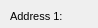
      <widget class="QWidget" name="page_16">
       <property name="geometry">
        <rect>
         <x>0</x>
         <y>0</y>
         <width>98</width>
         <height>28</height>
        </rect>
       </property>
       <attribute name="label">
        <string>Additional information</string>
       </attribute>
       <widget class="QTextEdit" name="conduit_comment">
        <property name="geometry">
         <rect>
          <x>110</x>
          <y>180</y>
          <width>431</width>
          <height>25</height>
         </rect>
        </property>
        <property name="frameShadow">
         <enum>QFrame::Sunken</enum>
        </property>
        <property name="lineWidth">
         <number>1</number>
        </property>
       </widget>
       <widget class="QTextEdit" name="conduit_descript">
        <property name="geometry">
         <rect>
          <x>110</x>
          <y>215</y>
          <width>431</width>
          <height>25</height>
         </rect>
        </property>
       </widget>
       <widget class="QLabel" name="label_conduit_descript">
        <property name="geometry">
         <rect>
          <x>10</x>
          <y>215</y>
          <width>91</width>
          <height>22</height>
         </rect>
        </property>
        <property name="font">
         <font>
          <pointsize>8</pointsize>
         </font>
        </property>
        <property name="frameShape">
         <enum>QFrame::NoFrame</enum>
        </property>
        <property name="frameShadow">
         <enum>QFrame::Plain</enum>
        </property>
        <property name="text">
         <string>Description:</string>
        </property>
        <property name="textFormat">
         <enum>Qt::AutoText</enum>
        </property>
        <property name="scaledContents">
         <bool>false</bool>
        </property>
        <property name="alignment">
         <set>Qt::AlignLeading|Qt::AlignLeft|Qt::AlignVCenter</set>
        </property>
        <property name="margin">
         <number>3</number>
        </property>
       </widget>
       <widget class="QLabel" name="label_conduit_observ">
        <property name="geometry">
         <rect>
          <x>10</x>
          <y>145</y>
          <width>90</width>
          <height>22</height>
         </rect>
        </property>
        <property name="font">
         <font>
          <pointsize>8</pointsize>
         </font>
        </property>
        <property name="frameShape">
         <enum>QFrame::NoFrame</enum>
        </property>
        <property name="frameShadow">
         <enum>QFrame::Plain</enum>
        </property>
        <property name="text">
         <string>Observation:</string>
        </property>
        <property name="textFormat">
         <enum>Qt::AutoText</enum>
        </property>
        <property name="scaledContents">
         <bool>false</bool>
        </property>
        <property name="alignment">
         <set>Qt::AlignLeading|Qt::AlignLeft|Qt::AlignVCenter</set>
        </property>
        <property name="margin">
         <number>3</number>
        </property>
       </widget>
       <widget class="QLabel" name="label_conduit_comment">
        <property name="geometry">
         <rect>
          <x>10</x>
          <y>180</y>
          <width>90</width>
          <height>22</height>
         </rect>
        </property>
        <property name="font">
         <font>
          <pointsize>8</pointsize>
         </font>
        </property>
        <property name="frameShape">
         <enum>QFrame::NoFrame</enum>
        </property>
        <property name="frameShadow">
         <enum>QFrame::Plain</enum>
        </property>
        <property name="text">
         <string>Comment:</string>
        </property>
        <property name="textFormat">
         <enum>Qt::AutoText</enum>
        </property>
        <property name="scaledContents">
         <bool>false</bool>
        </property>
        <property name="alignment">
         <set>Qt::AlignLeading|Qt::AlignLeft|Qt::AlignVCenter</set>
        </property>
        <property name="margin">
         <number>3</number>
        </property>
       </widget>
       <widget class="QTextEdit" name="conduit_annotation">
        <property name="geometry">
         <rect>
          <x>110</x>
          <y>110</y>
          <width>431</width>
          <height>25</height>
         </rect>
        </property>
        <property name="frameShape">
         <enum>QFrame::StyledPanel</enum>
        </property>
        <property name="frameShadow">
         <enum>QFrame::Raised</enum>
        </property>
       </widget>
       <widget class="QLabel" name="label_conduit_address_02">
        <property name="geometry">
         <rect>
          <x>10</x>
          <y>40</y>
          <width>90</width>
          <height>22</height>
         </rect>
        </property>
        <property name="font">
         <font>
          <pointsize>8</pointsize>
         </font>
        </property>
        <property name="frameShape">
         <enum>QFrame::NoFrame</enum>
        </property>
        <property name="frameShadow">
         <enum>QFrame::Plain</enum>
        </property>
        <property name="text">
         <string>Address 2:</string>
        </property>
        <property name="textFormat">
         <enum>Qt::AutoText</enum>
        </property>
        <property name="scaledContents">
         <bool>false</bool>
        </property>
        <property name="alignment">
         <set>Qt::AlignLeading|Qt::AlignLeft|Qt::AlignVCenter</set>
        </property>
        <property name="margin">
         <number>3</number>
        </property>
       </widget>
       <widget class="QLabel" name="label_conduit_address_01">
        <property name="geometry">
         <rect>
          <x>10</x>
          <y>5</y>
          <width>90</width>
          <height>22</height>
         </rect>
        </property>
        <property name="font">
         <font>
          <pointsize>8</pointsize>
         </font>
        </property>
        <property name="frameShape">
         <enum>QFrame::NoFrame</enum>
        </property>
        <property name="frameShadow">
         <enum>QFrame::Plain</enum>
        </property>
        <property name="text">
         <string>Address 1:</string>
        </property>
        <property name="textFormat">
         <enum>Qt::AutoText</enum>
        </property>
        <property name="scaledContents">
         <bool>false</bool>
        </property>
        <property name="alignment">
         <set>Qt::AlignLeading|Qt::AlignLeft|Qt::AlignVCenter</set>
        </property>
        <property name="margin">
         <number>3</number>
        </property>
       </widget>
       <widget class="QLineEdit" name="conduit_address_01">
        <property name="geometry">
         <rect>
          <x>110</x>
          <y>5</y>
          <width>431</width>
          <height>25</height>
         </rect>
        </property>
        <property name="echoMode">
         <enum>QLineEdit::Normal</enum>
        </property>
       </widget>
       <widget class="QLabel" name="label_conduit_annotation">
        <property name="geometry">
         <rect>
          <x>10</x>
          <y>110</y>
          <width>90</width>
          <height>22</height>
         </rect>
        </property>
        <property name="font">
         <font>
          <pointsize>8</pointsize>
         </font>
        </property>
        <property name="frameShape">
         <enum>QFrame::NoFrame</enum>
        </property>
        <property name="frameShadow">
         <enum>QFrame::Plain</enum>
        </property>
        <property name="text">
         <string>Annotation:</string>
        </property>
        <property name="textFormat">
         <enum>Qt::AutoText</enum>
        </property>
        <property name="scaledContents">
         <bool>false</bool>
        </property>
        <property name="alignment">
         <set>Qt::AlignLeading|Qt::AlignLeft|Qt::AlignVCenter</set>
        </property>
        <property name="margin">
         <number>3</number>
        </property>
       </widget>
       <widget class="QTextEdit" name="conduit_observ">
        <property name="geometry">
         <rect>
          <x>110</x>
          <y>145</y>
          <width>431</width>
          <height>25</height>
         </rect>
        </property>
       </widget>
       <widget class="QLineEdit" name="conduit_address_02">
        <property name="geometry">
         <rect>
          <x>110</x>
          <y>40</y>
          <width>431</width>
          <height>25</height>
         </rect>
        </property>
       </widget>
       <widget class="QLabel" name="label_conduit_link">
        <property name="geometry">
         <rect>
          <x>10</x>
          <y>250</y>
          <width>90</width>
          <height>22</height>
         </rect>
        </property>
        <property name="font">
         <font>
          <pointsize>8</pointsize>
         </font>
        </property>
        <property name="frameShape">
         <enum>QFrame::NoFrame</enum>
        </property>
        <property name="frameShadow">
         <enum>QFrame::Plain</enum>
        </property>
        <property name="text">
         <string>Link:</string>
        </property>
        <property name="textFormat">
         <enum>Qt::AutoText</enum>
        </property>
        <property name="scaledContents">
         <bool>false</bool>
        </property>
        <property name="alignment">
         <set>Qt::AlignLeading|Qt::AlignLeft|Qt::AlignVCenter</set>
        </property>
        <property name="margin">
         <number>3</number>
        </property>
       </widget>
       <widget class="QTextEdit" name="conduit_link">
        <property name="enabled">
         <bool>false</bool>
        </property>
        <property name="geometry">
         <rect>
          <x>110</x>
          <y>250</y>
          <width>431</width>
          <height>27</height>
         </rect>
        </property>
       </widget>
       <widget class="QLineEdit" name="conduit_address_03">
        <property name="geometry">
         <rect>
          <x>110</x>
          <y>75</y>
          <width>431</width>
          <height>25</height>
         </rect>
        </property>
       </widget>
       <widget class="QLabel" name="label_conduit_address_03">
        <property name="geometry">
         <rect>
          <x>10</x>
          <y>75</y>
          <width>90</width>
          <height>22</height>
         </rect>
        </property>
        <property name="font">
         <font>
          <pointsize>8</pointsize>
         </font>
        </property>
        <property name="frameShape">
         <enum>QFrame::NoFrame</enum>
        </property>
        <property name="frameShadow">
         <enum>QFrame::Plain</enum>
        </property>
        <property name="text">
         <string>Address3:</string>
        </property>
        <property name="textFormat">
         <enum>Qt::AutoText</enum>
        </property>
        <property name="scaledContents">
         <bool>false</bool>
        </property>
        <property name="alignment">
         <set>Qt::AlignLeading|Qt::AlignLeft|Qt::AlignVCenter</set>
        </property>
        <property name="margin">
         <number>3</number>
        </property>
       </widget>
       <widget class="QLineEdit" name="conduit_num_value">
        <property name="geometry">
         <rect>
          <x>110</x>
          <y>290</y>
          <width>431</width>
          <height>25</height>
         </rect>
        </property>
       </widget>
       <widget class="QLabel" name="label_conduit_num_value">
        <property name="geometry">
         <rect>
          <x>10</x>
          <y>290</y>
          <width>90</width>
          <height>22</height>
         </rect>
        </property>
        <property name="font">
         <font>
          <pointsize>8</pointsize>
         </font>
        </property>
        <property name="frameShape">
         <enum>QFrame::NoFrame</enum>
        </property>
        <property name="frameShadow">
         <enum>QFrame::Plain</enum>
        </property>
        <property name="text">
         <string>Numeric value:</string>
        </property>
        <property name="textFormat">
         <enum>Qt::AutoText</enum>
        </property>
        <property name="scaledContents">
         <bool>false</bool>
        </property>
        <property name="alignment">
         <set>Qt::AlignLeading|Qt::AlignLeft|Qt::AlignVCenter</set>
        </property>
        <property name="margin">
         <number>3</number>
        </property>
       </widget>
      </widget>
